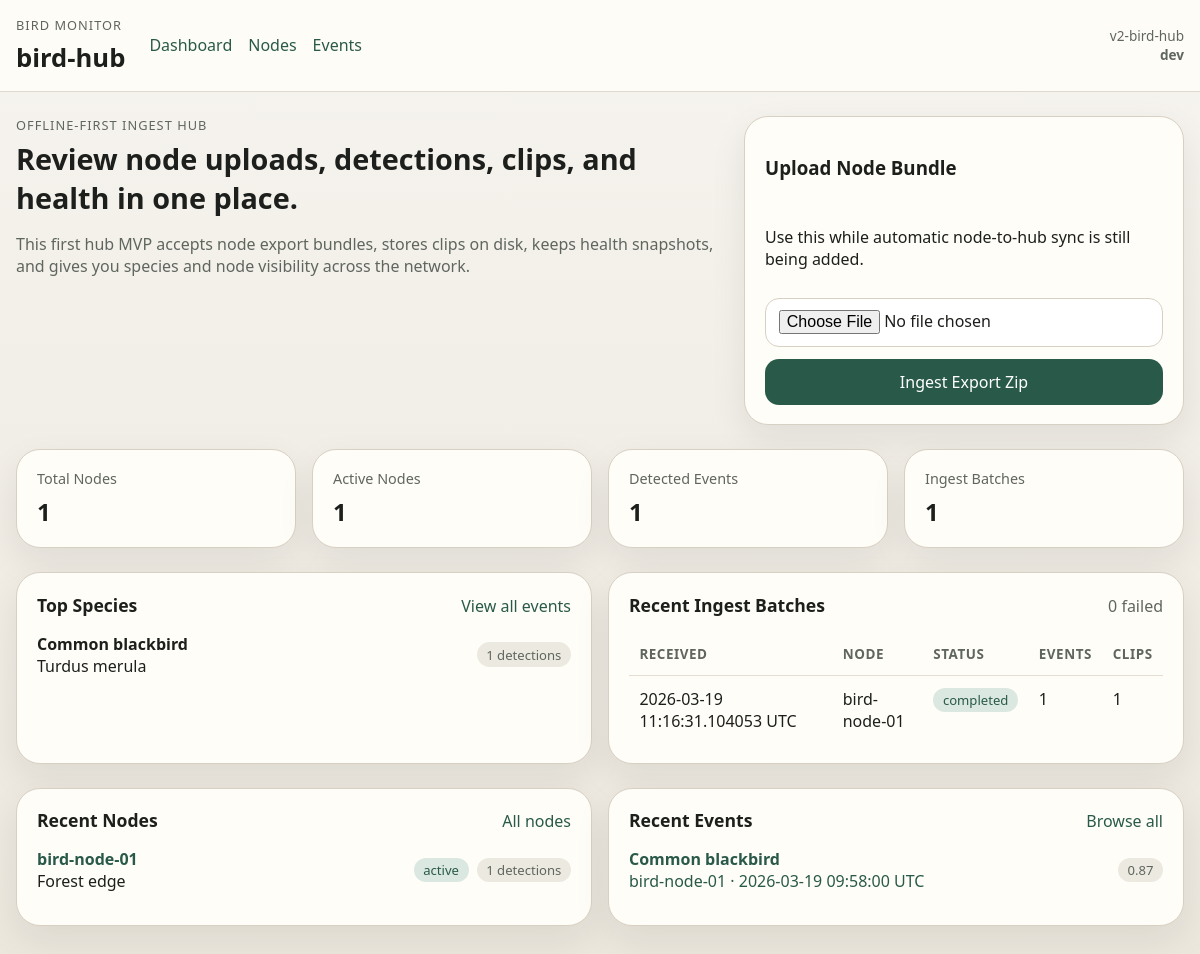
The page / on the database its author committed.
### tables this page shows
CREATE TABLE events (
                    id INTEGER PRIMARY KEY AUTOINCREMENT,
                    ingest_batch_id INTEGER,
                    event_id TEXT NOT NULL UNIQUE,
                    node_id TEXT NOT NULL,
                    species_common_name TEXT NOT NULL,
                    species_scientific_name TEXT,
                    confidence REAL NOT NULL,
                    event_start_utc TEXT NOT NULL,
                    event_end_utc TEXT NOT NULL,
                    clip_id INTEGER,
                    health_snapshot_id INTEGER,
                    app_version TEXT,
                    runtime_backend TEXT,
                    birdnet_version TEXT,
                    time_source TEXT,
                    utc_available INTEGER NOT NULL DEFAULT 1,
                    source_window_started_at TEXT,
                    source_window_ended_at TEXT,
                    analysis_duration_seconds REAL,
                    location_name TEXT,
                    latitude REAL,
                    longitude REAL,
                    created_at TEXT NOT NULL
                );

CREATE TABLE ingest_batches (
                    id INTEGER PRIMARY KEY AUTOINCREMENT,
                    node_id TEXT,
                    received_at TEXT NOT NULL,
                    archive_filename TEXT NOT NULL,
                    archive_sha256 TEXT NOT NULL,
                    status TEXT NOT NULL,
                    error_message TEXT,
                    processed_event_count INTEGER NOT NULL DEFAULT 0,
                    processed_snapshot_count INTEGER NOT NULL DEFAULT 0,
                    processed_clip_count INTEGER NOT NULL DEFAULT 0
                );

CREATE TABLE nodes (
                    node_id TEXT PRIMARY KEY,
                    display_name TEXT,
                    location_name TEXT,
                    latitude REAL,
                    longitude REAL,
                    created_at TEXT NOT NULL,
                    last_seen_at TEXT,
                    last_ingest_at TEXT,
                    last_app_version TEXT,
                    last_runtime_backend TEXT,
                    last_birdnet_version TEXT,
                    latest_health_snapshot_id INTEGER,
                    is_active INTEGER NOT NULL DEFAULT 1
                );

### v2/bird-hub/bird_hub/app.py (the view)
    @app.get("/")
    def dashboard() -> str:
        summary = storage.get_hub_summary()
        nodes = storage.list_nodes()[:8]
        batches = storage.list_ingest_batches(limit=10)
        species_stats = storage.list_species_stats()[:12]
        return render_template(
            "dashboard.html",
            summary=summary,
            nodes=nodes,
            batches=batches,
            species_stats=species_stats,
        )

### v2/bird-hub/bird_hub/app.py (called while the page is built)
def _display_utc(value: str | None) -> str:
    if not value:
        return "-"
    return value.replace("T", " ").replace("Z", " UTC")

### v2/bird-hub/bird_hub/storage.py (called while the page is built)
def _parse_utc(value: str | None) -> datetime | None:
    if not value:
        return None
    normalized = value[:-1] if value.endswith("Z") else value
    try:
        return datetime.fromisoformat(normalized)
    except ValueError:
        return None

def _to_float(value: object) -> float | None:
    if value in ("", None):
        return None
    try:
        return float(value)
    except (TypeError, ValueError):
        return None

    def list_ingest_batches(self, *, limit: int = 25) -> list[dict[str, Any]]:
        with self._connect() as connection:
            rows = connection.execute(
                """
                SELECT
                    id,
                    node_id,
                    received_at,
                    archive_filename,
                    archive_sha256,
                    status,
                    error_message,
                    processed_event_count,
                    processed_snapshot_count,
                    processed_clip_count
                FROM ingest_batches
                ORDER BY received_at DESC, id DESC
                LIMIT ?
                """,
                (max(1, int(limit)),),
            ).fetchall()
        return [dict(row) for row in rows]

    def _health_summary(self, snapshot_payload: dict[str, Any] | None) -> dict[str, Any] | None:
        if not snapshot_payload:
            return None
        health = snapshot_payload.get("health") or {}
        system = health.get("system") or {}
        microphone = health.get("microphone") or {}
        birdnet = health.get("birdnet") or {}
        return {
            "system_status": system.get("status"),
            "microphone_status": microphone.get("status"),
            "birdnet_status": birdnet.get("status"),
            "cpu_temperature_celsius": system.get("cpu_temperature_celsius"),
            "free_bytes": system.get("free_bytes"),
        }

    def _connect(self) -> sqlite3.Connection:
        connection = sqlite3.connect(self.config.database_path)
        connection.row_factory = sqlite3.Row
        return connection

### v2/bird-hub/bird_hub/templates/dashboard.html (shortened to what this page needs)
{% extends "base.html" %}
{% block content %}
  <section class="hero">
    <div>
      <p class="eyebrow">Offline-first ingest hub</p>
      <h2>Review node uploads, detections, clips, and health in one place.</h2>
      <p class="hero-copy">
        This first hub MVP accepts node export bundles, stores clips on disk, keeps
        health snapshots, and gives you species and node visibility across the network.
      </p>
    </div>
    <form class="upload-card" action="{{ url_for('upload_bundle_page') }}" method="post" enctype="multipart/form-data">
      <h3>Upload Node Bundle</h3>
      <p>Use this while automatic node-to-hub sync is still being added.</p>
      <input type="file" name="bundle" accept=".zip" required>
      <button type="submit">Ingest Export Zip</button>
    </form>
  </section>
  <section class="card-grid card-grid--stats">
    <article class="card stat-card">
      <span>Total Nodes</span>
      <strong>{{ summary.node_count }}</strong>
    </article>
    <article class="card stat-card">
      <span>Active Nodes</span>
      <strong>{{ summary.active_node_count }}</strong>
    </article>
    <article class="card stat-card">
      <span>Detected Events</span>
      <strong>{{ summary.event_count }}</strong>
    </article>
    <article class="card stat-card">
      <span>Ingest Batches</span>
      <strong>{{ summary.batch_count }}</strong>
    </article>
  </section>
  <section class="two-column-layout">
    <article class="card">
      <div class="section-heading">
        <h3>Top Species</h3>
        <a href="{{ url_for('events_page') }}">View all events</a>
      </div>
      {% if species_stats %}
        <ul class="species-list">
          {% for item in species_stats %}
            <li>
              <div>
                <strong>{{ item.species_common_name }}</strong>
                {% if item.species_scientific_name %}
                  <span>{{ item.species_scientific_name }}</span>
                {% endif %}
              </div>
              <div class="metric-pill">{{ item.detection_count }} detections</div>
            </li>
          {% endfor %}
        </ul>
      {% else %}
        <p class="empty-state">No bird events have been ingested yet.</p>
      {% endif %}
    </article>
    <article class="card">
      <div class="section-heading">
        <h3>Recent Ingest Batches</h3>
        <span class="muted">{{ summary.failed_batch_count }} failed</span>
      </div>
      {% if batches %}
        <div class="table-wrapper">
          <table>
            <thead>
              <tr>
                <th>Received</th>
                <th>Node</th>
                <th>Status</th>
                <th>Events</th>
                <th>Clips</th>
              </tr>
            </thead>
            <tbody>
              {% for batch in batches %}
                <tr>
                  <td>{{ batch.received_at|utc_display }}</td>
                  <td>{{ batch.node_id or "-" }}</td>
                  <td><span class="status status--{{ batch.status }}">{{ batch.status }}</span></td>
                  <td>{{ batch.processed_event_count }}</td>
                  <td>{{ batch.processed_clip_count }}</td>
                </tr>
              {% endfor %}
            </tbody>
          </table>
        </div>
      {% else %}
        <p class="empty-state">No bundles have been uploaded yet.</p>
      {% endif %}
    </article>
  </section>
  <section class="two-column-layout">
    <article class="card">
      <div class="section-heading">
        <h3>Recent Nodes</h3>
        <a href="{{ url_for('nodes_page') }}">All nodes</a>
      </div>
      {% if nodes %}
        <ul class="node-list">
          {% for node in nodes %}
            <li>
              <div>
                <a href="{{ url_for('node_detail_page', node_id=node.node_id) }}"><strong>{{ node.display_name }}</strong></a>
                <span>{{ node.location_name or "Location not set yet" }}</span>
              </div>
              <div class="node-badges">
                <span class="status status--{{ 'active' if node.active else 'inactive' }}">{{ 'active' if node.active else 'inactive' }}</span>
                <span class="metric-pill">{{ node.detection_count_total }} detections</span>
              </div>
            </li>
          {% endfor %}
        </ul>
      {% else %}
        <p class="empty-state">No nodes have uploaded data yet.</p>
      {% endif %}
    </article>
    <article class="card">
      <div class="section-heading">
        <h3>Recent Events</h3>
        <a href="{{ url_for('events_page') }}">Browse all</a>
      </div>
      {% if summary.recent_events %}
        <ul class="event-list">
          {% for event in summary.recent_events %}
            <li>
              <a href="{{ url_for('event_detail_page', event_id=event.event_id) }}">
                <strong>{{ event.species_common_name }}</strong>
                <span>{{ event.node_id }} · {{ event.event_start_utc|utc_display }}</span>
              </a>
              <span class="metric-pill">{{ '%.2f'|format(event.confidence) }}</span>
            </li>
          {% endfor %}
        </ul>
      {% else %}
        <p class="empty-state">No events have been stored yet.</p>
      {% endif %}
    </article>
  </section>
{% endblock %}

### v2/bird-hub/bird_hub/templates/base.html (shortened to what this page needs)
<!doctype html>
<html lang="en">
  <head>
    <link rel="stylesheet" href="{{ url_for('static', filename='styles.css') }}">
  </head>
  <body>
    <header class="site-header">
      <div class="site-header__inner">
        <div>
          <p class="eyebrow">Bird Monitor</p>
          <h1 class="site-title"><a href="{{ url_for('dashboard') }}">bird-hub</a></h1>
        </div>
        <nav class="site-nav">
          <a href="{{ url_for('dashboard') }}">Dashboard</a>
          <a href="{{ url_for('nodes_page') }}">Nodes</a>
          <a href="{{ url_for('events_page') }}">Events</a>
        </nav>
        <div class="version-badge">
          <span>{{ app_variant }}</span>
          <strong>{{ app_commit }}</strong>
        </div>
      </div>
    </header>
    <main class="page-shell">
      {% block content %}{% endblock %}
    </main>
  </body>
</html>

### v2/bird-hub/bird_hub/static/styles.css (style rules this page uses)
:root { --bg: #f3f1ea; --surface: #fffdf8; --surface-strong: #ffffff; --text: #1d1f1c; --muted: #5f665e; --border: #d8d0c2; --accent: #295a49; --accent-soft: #dbe8e1; --warning: #915f10; --warning-soft: #f8e6c7; --danger: #8a2d2d; --danger-soft: #f6dddd; --shadow: 0 14px 36px rgba(29, 31, 28, 0.08); }
* { box-sizing: border-box; }
body { margin: 0; background: linear-gradient(180deg, #f6f4ef 0%, #ece7dd 100%); color: var(--text); font-family: "Segoe UI", Tahoma, sans-serif; }
a { color: var(--accent); text-decoration: none; }
.site-header { position: sticky; top: 0; z-index: 10; border-bottom: 1px solid rgba(216, 208, 194, 0.8); background: rgba(255, 253, 248, 0.9); backdrop-filter: blur(18px); }
.site-header__inner, .page-shell { width: min(1200px, calc(100% - 2rem)); margin: 0 auto; }
.site-header__inner { display: grid; grid-template-columns: auto 1fr auto; align-items: center; gap: 1.5rem; padding: 1rem 0; }
.site-title { margin: 0; font-size: 1.6rem; }
.site-title a { color: var(--text); }
.site-nav { display: flex; gap: 1rem; flex-wrap: wrap; }
.version-badge { display: flex; flex-direction: column; align-items: flex-end; font-size: 0.85rem; color: var(--muted); }
.page-shell { padding: 1.5rem 0 3rem; }
.eyebrow { margin: 0 0 0.35rem; color: var(--muted); font-size: 0.8rem; letter-spacing: 0.08em; text-transform: uppercase; }
.hero, .page-heading, .two-column-layout, .card-grid { margin-bottom: 1.5rem; }
.hero { display: grid; grid-template-columns: 1.6fr 1fr; gap: 1.5rem; align-items: stretch; }
.hero h2, .page-heading h2 { margin: 0 0 0.5rem; font-size: clamp(1.8rem, 2vw, 2.4rem); }
.hero-copy, .muted { color: var(--muted); }
.card, .upload-card { border: 1px solid var(--border); border-radius: 24px; background: var(--surface); box-shadow: var(--shadow); padding: 1.2rem 1.25rem; }
.upload-card { display: flex; flex-direction: column; gap: 0.75rem; }
.card-grid { display: grid; gap: 1rem; }
.card-grid--stats { grid-template-columns: repeat(4, minmax(0, 1fr)); }
.stat-card span { display: block; margin-bottom: 0.45rem; color: var(--muted); font-size: 0.9rem; }
.stat-card strong { font-size: 1.5rem; }
.two-column-layout { display: grid; grid-template-columns: 1fr 1fr; gap: 1rem; }
.section-heading { display: flex; justify-content: space-between; gap: 1rem; align-items: baseline; margin-bottom: 1rem; }
.section-heading h3 { margin: 0; font-size: 1.1rem; }
.status, .metric-pill { display: inline-flex; align-items: center; justify-content: center; padding: 0.2rem 0.6rem; border-radius: 999px; font-size: 0.82rem; white-space: nowrap; }
.status--active, .status--completed { background: var(--accent-soft); color: var(--accent); }
.metric-pill { background: #ece9e0; color: var(--muted); }
.species-list, .node-list, .event-list { display: grid; gap: 0.9rem; margin: 0; padding: 0; list-style: none; }
.species-list li, .node-list li, .event-list li { display: flex; justify-content: space-between; gap: 1rem; align-items: center; padding: 0.9rem 0; border-top: 1px solid rgba(216, 208, 194, 0.7); }
.species-list li:first-child, .node-list li:first-child, .event-list li:first-child { border-top: 0; padding-top: 0; }
.species-list span, .node-list span, .event-list span { display: block; }
.node-badges, .stack-right, .badge-row { display: flex; gap: 0.5rem; flex-wrap: wrap; align-items: center; }
.table-wrapper { overflow-x: auto; }
table { width: 100%; border-collapse: collapse; }
th, td { padding: 0.75rem 0.65rem; text-align: left; border-top: 1px solid rgba(216, 208, 194, 0.7); vertical-align: top; }
thead th { border-top: 0; color: var(--muted); font-size: 0.84rem; text-transform: uppercase; letter-spacing: 0.04em; }
input, select, button { font: inherit; }
input, select { width: 100%; padding: 0.7rem 0.8rem; border: 1px solid var(--border); border-radius: 14px; background: white; }
button { padding: 0.75rem 1rem; border: 0; border-radius: 14px; background: var(--accent); color: white; cursor: pointer; }

### rows shown on the page
events: species_common_name "Common blackbird", species_scientific_name "Turdus merula", detection_count "1", node_id "bird-node-01", event_start_utc|utc_display "2026-03-19 09:58:00 UTC", confidence "0.87"
ingest_batches: received_at|utc_display "2026-03-19 11:16:31.104053 UTC", node "bird-node-01", status "completed", processed_event_count "1", processed_clip_count "1"
nodes: display_name "bird-node-01", location_name "Forest edge", active "active", detection_count_total "1"

### other values the page prints
{{ app_variant }} "v2-bird-hub"
{{ app_commit }} "dev"
{{ summary.node_count }} "1"
{{ summary.active_node_count }} "1"
{{ summary.event_count }} "1"
{{ summary.batch_count }} "1"
{{ summary.failed_batch_count }} "0"
